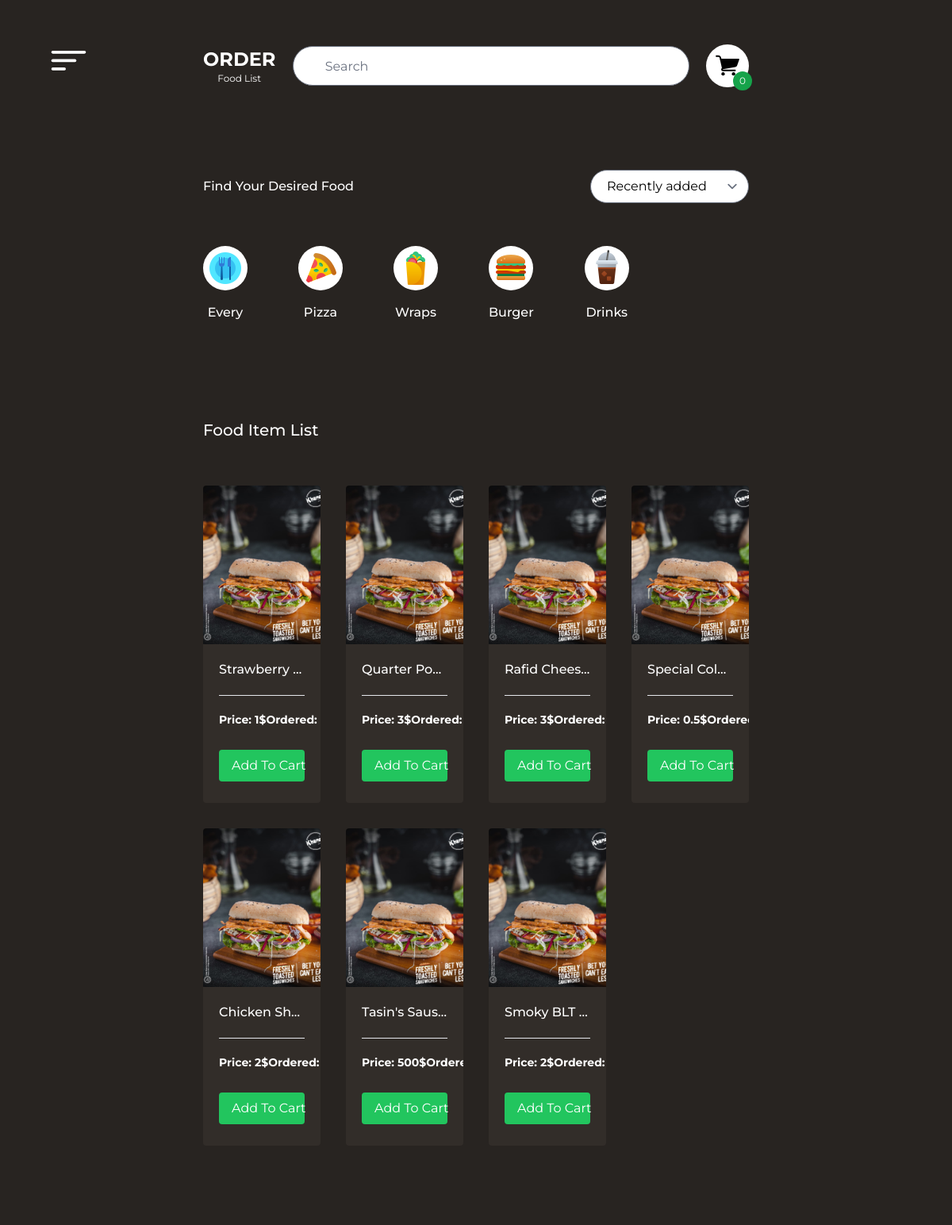
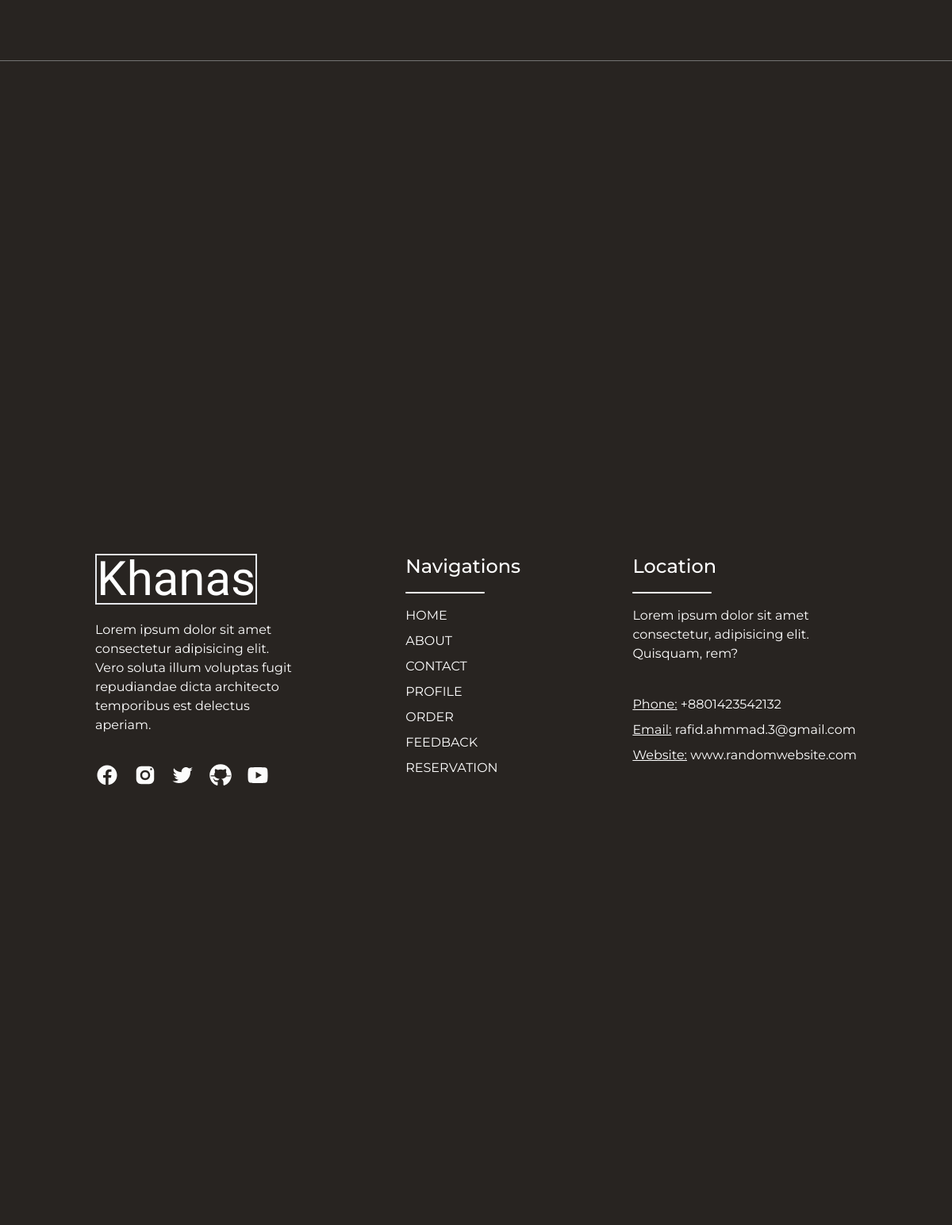
The app's page /order-page.php with its own data (2 pictures, top to bottom).
### tables this page shows
CREATE TABLE `food_items` (
  `type` varchar(20) NOT NULL,
  `name` varchar(50) NOT NULL,
  `description` text NOT NULL,
  `price` float NOT NULL,
  `ordered` mediumint(9) NOT NULL DEFAULT 0,
  `image_name` varchar(1024) NOT NULL DEFAULT 'food1.jpg',
  `added_time` datetime NOT NULL DEFAULT current_timestamp()
);

### order-page.php (the view, shortened to what this page needs)
<!DOCTYPE html>
<html lang="en">
<head>
    <script src="https://cdn.tailwindcss.com"></script>
    <script src="https://cdn.tailwindcss.com?plugins=forms,typography,aspect-ratio,line-clamp"></script>
</head>
<body class="bg-[#282421] overflow-x-hidden text-white">
    <?php require "nav-component.php" ?>
    <div class="h-screen w-screen flex flex-col">
        <div class="flex justify-between items-center py-14 px-64">
            <div class="flex flex-col justify-center items-center">
                <p class="text-2xl font-bold">ORDER</p>
                <p class="text-xs">Food List</p>
            </div>
            <div class="search">
                <input class="text-black w-[500px] rounded-full h-[50px] px-10 py-2" type="search" name="search"
                    id="search" autocomplete="off" placeholder="Search" />
            </div>
            <a href="shopping-cart.php">
                <button class="cart p-3 rounded-full bg-white relative">
                    <div id="cart-count"
                        class="absolute -bottom-1 -right-1 bg-green-600 text-xs px-2 py-1 rounded-full">
                        <?php
                        if (isset($_SESSION['id'])) {
                            include("config.php");
                            $query = "SELECT SUM(quantity) AS 'total_quantity' FROM cart WHERE customer_id = '{$_SESSION['id']}';";
                            $result = mysqli_query($conn, $query);
                            $row = mysqli_fetch_assoc($result);
                            if ($row['total_quantity'] != NULL) {
                                echo $row['total_quantity'];
                            } else {
                                echo "0";
                            }
                        } else {
                            echo "0";
                        }
                        ?>
                    </div>
                </button>
            </a>
        </div>
        <div class="px-64 flex justify-between items-center mt-12 mb-12">
            <div class="font-medium">Find Your Desired Food</div>
            <div class="text-black">
                <select class="w-[200px] rounded-full px-5" name="sortby" id="sortby">
                    <option value="recently">Recently added</option>
                </select>
            </div>
        </div>
        <div class="itemList px-64 mb-44">
            <ul class="flex items-center gap-16 transition-all absolute h-[108px]">
                <li>
                    <button id="EveryButton"
                        class="flex justify-center items-center flex-col focus:px-2 focus:py-3 focus:pb-5 focus:bg-zinc-700 focus:rounded-full focus:-translate-x-2 focus:-translate-y-3 transition-all">
                        <img class="mb-4 p-1 rounded-full bg-white" src="images/meal.png" alt="" />
                        <p class="font-medium">Every</p>
                    </button>
                </li>
                <li>
                    <button id="PizzaButton"
                        class="flex justify-center items-center flex-col focus:px-2 focus:py-3 focus:pb-5 focus:bg-zinc-700 focus:rounded-full focus:-translate-x-2 focus:-translate-y-3 transition-all">
                        <img class="mb-4 p-1 rounded-full bg-white" src="images/pizza.png" alt="" />
                        <p class="font-medium">Pizza</p>
                    </button>
                </li>
                <li>
                    <button id="WrapsButton"
                        class="flex justify-center items-center flex-col focus:px-2 focus:py-3 focus:pb-5 focus:bg-zinc-700 focus:rounded-full focus:-translate-x-2 focus:-translate-y-3 transition-all">
                        <img class="mb-4 p-1 rounded-full bg-white" src="images/wrap.png" alt="" />
                        <p class="font-medium">Wraps</p>
                    </button>
                </li>
                <li>
                    <button id="BurgerButton"
                        class="flex justify-center items-center flex-col focus:px-2 focus:py-3 focus:pb-5 focus:bg-zinc-700 focus:rounded-full focus:-translate-x-2 focus:-translate-y-3 transition-all">
                        <img class="mb-4 p-1 rounded-full bg-white" src="images/burger.png" alt="" />
                        <p class="font-medium">Burger</p>
                    </button>
                </li>
                <li>
                    <button id="DrinksButton"
                        class="flex justify-center items-center flex-col focus:px-2 focus:py-3 focus:pb-5 focus:bg-zinc-700 focus:rounded-full focus:-translate-x-2 focus:-translate-y-3 transition-all">
                        <img class="mb-4 p-1 rounded-full bg-white" src="images/coffee.png" alt="" />
                        <p class="font-medium">Drinks</p>
                    </button>
                </li>
            </ul>
        </div>
        <div class="bg-[#282421] pt-12 z-50 relative  mx-64">
            <p class="foodItems-title text-xl font-medium mb-14">Food Item List</p>
            <div class="foodItems grid grid-cols-4 whitespace-nowrap pb-44 w-full gap-8" id="everyFoodItems">
                <?php
                include("config.php");
                $sql = "SELECT * FROM `food_items` ORDER BY `added_time` DESC";
                $result = $conn->query($sql);
                if ($result->num_rows > 0) {
                    while ($row = $result->fetch_assoc()) {
                        echo '<div
            class="' . $row["type"] . ' rounded overflow-hidden bg-[#322d29] h-[400px] hover:scale-[1.02] transition-all duration-200">
            <a class="" href=""><img class="w-full h-[200px] object-cover" src="images/' . $row["image_name"] . '" alt=""
                    style="object-position: 20% 75%" />
                <div class="p-5">
                    <p class="food-item-name font-medium text-center truncate">' . $row["name"] . '</p>
                    <hr class="mt-5" />
                    <div class="flex text-sm justify-between items-center mt-5 font-bold">
                        <p>Price: ' . $row["price"] . '$</p>
                        <p>Ordered: ' . $row["ordered"] . '</p>
                    </div>
                    <div class="flex justify-center items-center">
                        <button class="add-to-cart-btn px-4 py-2 mt-7 bg-green-500 hover:bg-green-600 w-full rounded">Add To Cart</button>
                    </div>
                </div>
            </a>
        </div>';
                    }
                } else {
                    echo "0 results";
                }
                ?>
            </div>
        </div>
        <?php require "footer.php" ?>
    </div>
</body>
</html>

### nav-component.php (shortened to what this page needs)
<!DOCTYPE html>
<html lang="en">
<head>
</head>
<body>
    <div class="nav-icon fixed top-16 left-16 z-40 w-[45px]">
        <button><img class="hover:scale-110 transition-all" src="images/nav.svg" alt="" /></button>
    </div>
</body>
</html>

### footer.php (shortened to what this page needs)
<!DOCTYPE html>
<html lang="en">
   <head>
   </head>
   <body>
      <footer class="footer scroll-child w-screen h-[50vh] text-white z-50 border-t-[1px] border-t-neutral-500 bg-[#282421] relative">
         <div class="footer-containter absolute top-[50%] left-[50%] translate-x-[-50%] translate-y-[-50%]">
            <div class="flex justify-between items-start w-[80vw]">
               <div class="footer-left">
                  <div class="title text-white text-6xl z-50 mb-5 text-center border-2 w-fit">Khanas</div>
                  <div class="nav-links-footer">
                     <p class="w-[250px] mb-7">
                        Lorem ipsum dolor sit amet consectetur adipisicing elit. Vero soluta illum voluptas fugit repudiandae dicta
                        architecto temporibus est delectus aperiam.
                     </p>
                     <div class="social-footer flex justify-between items-center w-[220px]">
                        <a href=""
                           ><img class="w-[30px] my-2 hover:scale-110 transition-all duration-75" src="images/icons8-facebook.svg" alt=""
                        /></a>
                        <a href=""
                           ><img class="w-[30px] my-2 hover:scale-110 transition-all duration-75" src="images/icons8-instagram.svg" alt=""
                        /></a>
                        <a href=""
                           ><img class="w-[30px] my-2 hover:scale-110 transition-all duration-75" src="images/icons8-twitter.svg" alt=""
                        /></a>
                        <a href=""
                           ><img class="w-[30px] my-2 hover:scale-110 transition-all duration-75" src="images/icons8-github.svg" alt=""
                        /></a>
                        <a href=""
                           ><img class="w-[30px] my-2 hover:scale-110 transition-all duration-75" src="images/icons8-youtube.svg" alt=""
                        /></a>
                     </div>
                  </div>
               </div>
               <div class="footer-center">
                  <div class="nav-links-footer">
                     <div class="text-white text-2xl z-50 w-fit font-medium">Navigations</div>
                     <div class="h-[2px] w-[100px] bg-white my-4 rounded"></div>
                     <ul class="flex flex-col gap-2 justify-center">
                        <li><a href="index.php">HOME</a></li>
                        <li><a href="about-page.php">ABOUT</a></li>
                        <li><a href="contact-us.php">CONTACT</a></li>
                        <li><a href="profile-page.php">PROFILE</a></li>
                        <li><a href="">ORDER</a></li>
                        <li><a href="">FEEDBACK</a></li>
                        <li><a href="">RESERVATION</a></li>
                     </ul>
                  </div>
               </div>
               <div class="footer-right">
                  <div class="text-white text-2xl z-50 w-fit font-medium">Location</div>
                  <div class="h-[2px] w-[100px] bg-white my-4 rounded"></div>
                  <div class="nav-links-footer">
                     <p class="w-[250px] mb-10">Lorem ipsum dolor sit amet consectetur, adipisicing elit. Quisquam, rem?</p>
                     <p class="my-2"><span class="underline">Phone:</span> +8801423542132</p>
                     <p class="my-2"><span class="underline">Email:</span> <a href="">rafid.ahmmad.3@gmail.com</a></p>
                     <p class="my-2"><span class="underline">Website:</span> <a href="">www.randomwebsite.com</a></p>
                  </div>
               </div>
            </div>
         </div>
      </footer>
   </body>
</html>

### order-page.php (style rules this page uses)
html { scroll-behavior: smooth; }
body { font-family: "Montserrat"; }
.title { font-family: "Sofia", cursive; }
.scroll-child { scroll-snap-align: start; flex: none; }

### records on screen
food_items: image_name (picture), name "Strawberry…", price "1"
food_items: image_name (picture), name "Quarter Po…", price "3"
food_items: image_name (picture), name "Rafid Chees…", price "3"
food_items: image_name (picture), name "Special Col…", price "0.5"
food_items: image_name (picture), name "Chicken Sh…", price "2"
food_items: image_name (picture), name "Tasin's Saus…", price "500"
food_items: image_name (picture), name "Smoky BLT…", price "2"
